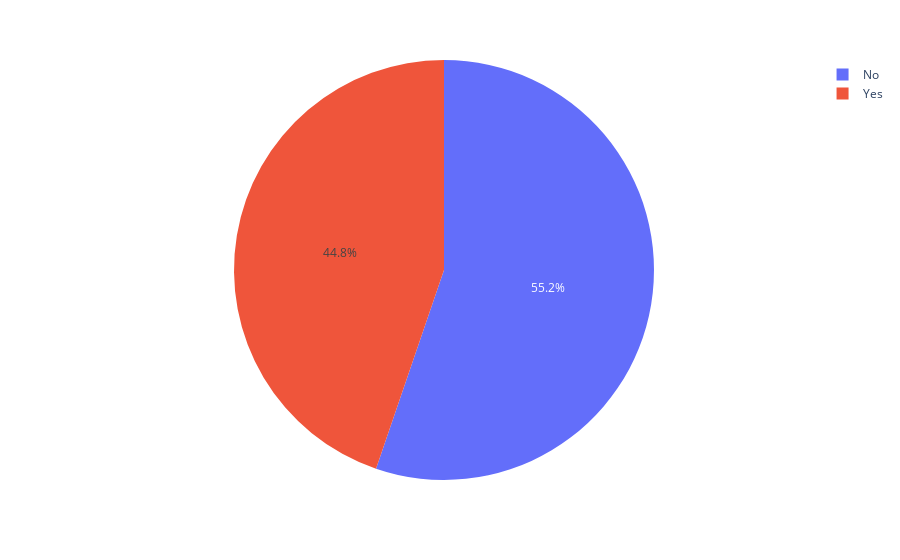

Source (notebook cell):
### Code cell
# distribution according to Discounts
pie3 = data["Discount"].value_counts()
discount = pie3.index
orders = pie3.values
fig = px.pie(data, values = orders, names = discount)
fig.show()

### Figure 1 — Plotly figure (JSON) as saved in the notebook; plotly's stock layout.template omitted (floating-point values rounded to 4 significant figures)
{"data": [{"domain": {"x": [0, 1], "y": [0, 1]}, "hovertemplate": "label=%{label}<br>value=%{value}<extra></extra>", "labels": ["No", "Yes"], "legendgroup": "", "name": "", "showlegend": true, "type": "pie", "values": [104051, 84289]}], "layout": {"legend": {"tracegroupgap": 0}, "margin": {"t": 60}}}
